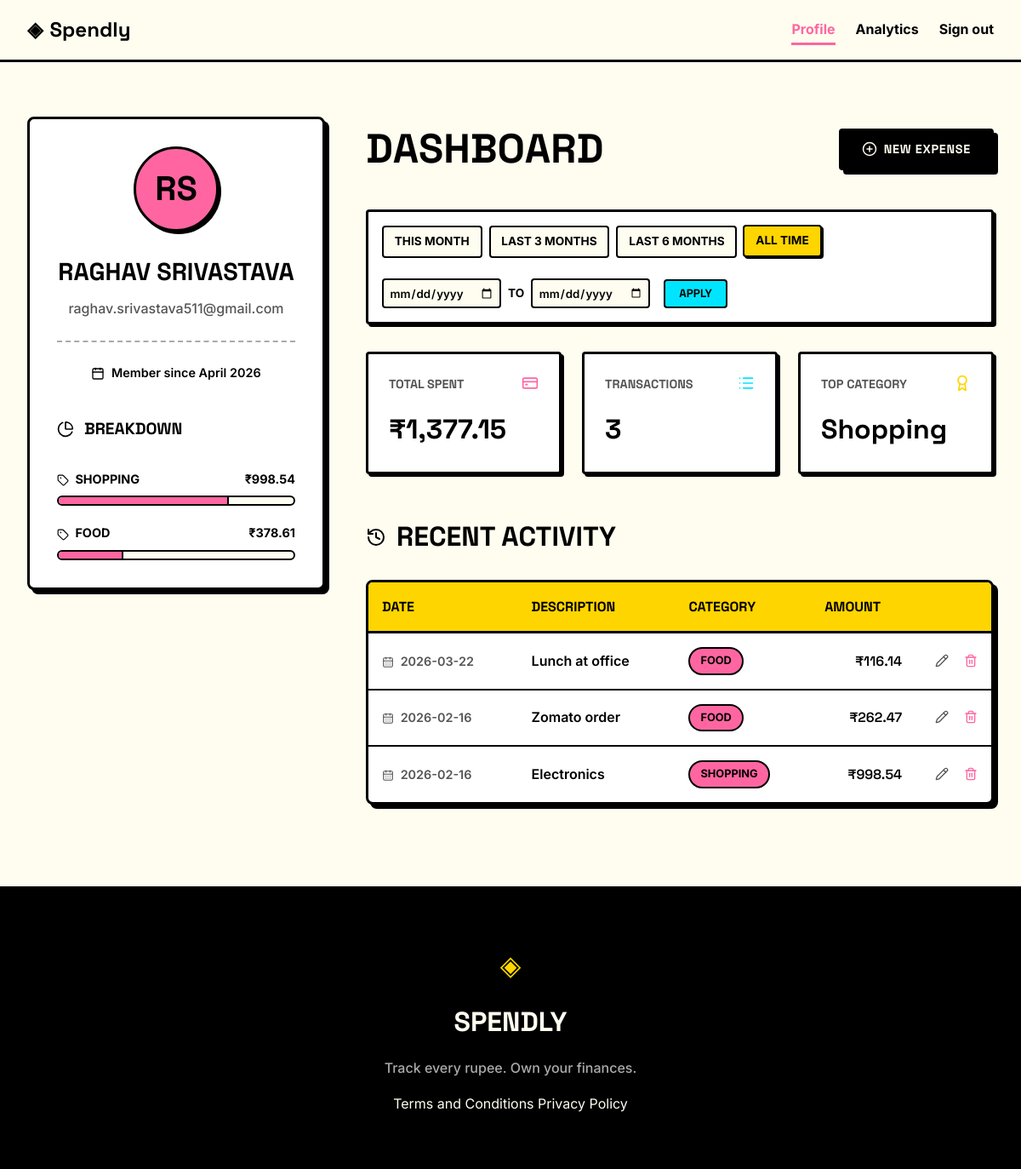
Before: /profile (signed in) with the older database file.
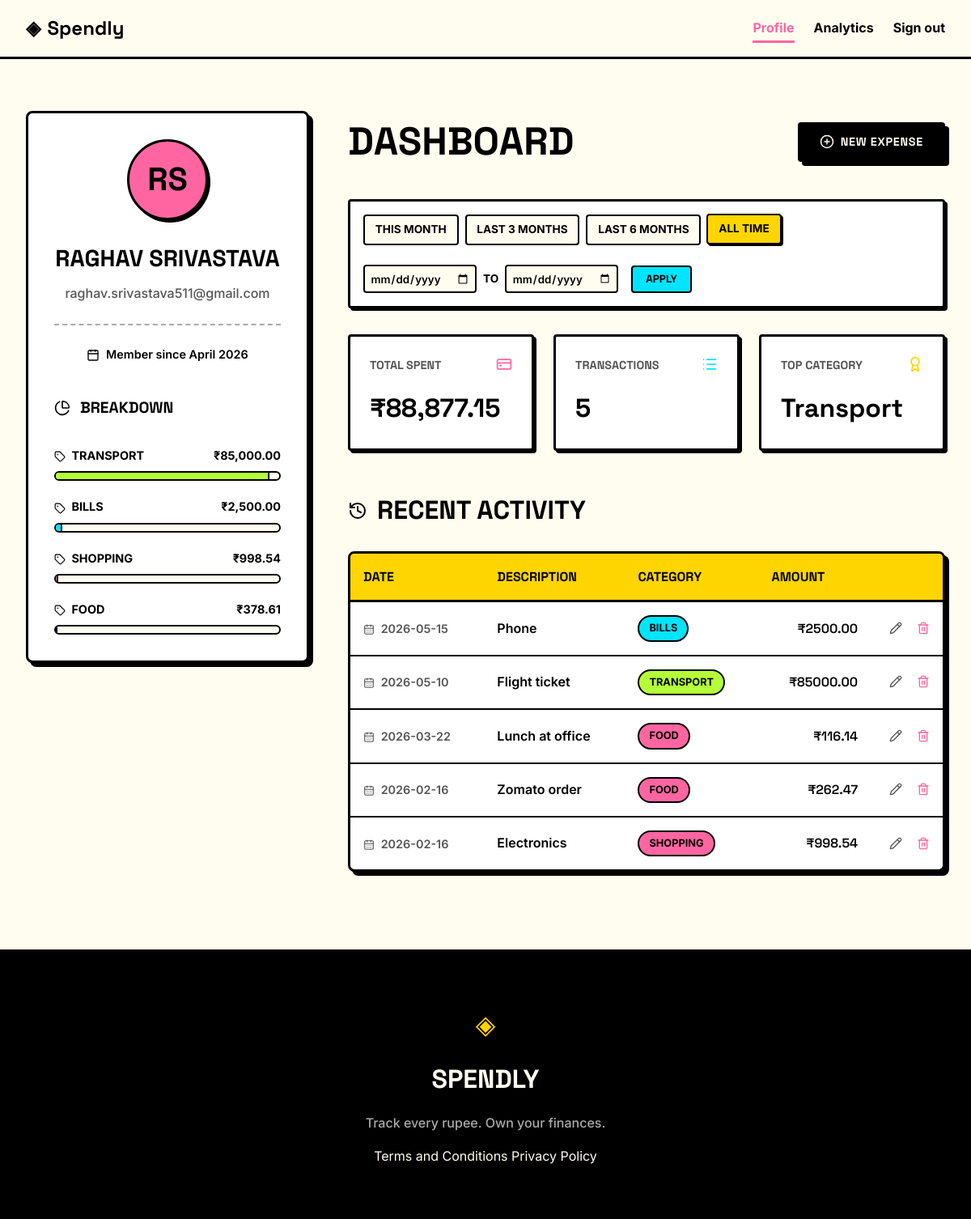
After: the same page with the newer database file.
### tables this page shows
CREATE TABLE expenses (
            id INTEGER PRIMARY KEY AUTOINCREMENT,
            user_id INTEGER NOT NULL,
            amount REAL NOT NULL,
            category TEXT NOT NULL,
            date TEXT NOT NULL,
            description TEXT,
            created_at TEXT DEFAULT CURRENT_TIMESTAMP,
            FOREIGN KEY (user_id) REFERENCES users (id)
        );

### app.py (the view, shortened to what this page needs)
@app.route("/profile")
def profile():
    if not g.user:
        return redirect(url_for("login"))
    date_from_raw = request.args.get("date_from")
    date_to_raw = request.args.get("date_to")
    date_from = None
    date_to = None
    today = datetime.now()
    this_month_start = today.replace(day=1).strftime("%Y-%m-%d")
    last_3_months_start = (today - timedelta(days=90)).strftime("%Y-%m-%d")
    last_6_months_start = (today - timedelta(days=180)).strftime("%Y-%m-%d")
    today_str = today.strftime("%Y-%m-%d")
    presets = {
        "this_month": {"from": this_month_start, "to": today_str},
        "last_3_months": {"from": last_3_months_start, "to": today_str},
        "last_6_months": {"from": last_6_months_start, "to": today_str},
    }
    created_at = datetime.strptime(g.user["created_at"], "%Y-%m-%d %H:%M:%S")
    member_since = created_at.strftime("%B %Y")
    name_parts = g.user["name"].split()
    initials = "".join([part[0].upper() for part in name_parts[:2]])
    user_data = {
        "name": g.user["name"],
        "email": g.user["email"],
        "initials": initials,
        "member_since": member_since,
    }
    stats_data = get_user_stats(g.user["id"], date_from, date_to)
    stats = {
        "total_spent": f"₹{stats_data['total_spent']:,.2f}",
        "transaction_count": stats_data["transaction_count"],
        "top_category": stats_data["top_category"],
    }
    db_transactions = get_recent_transactions(g.user["id"], date_from, date_to)
    transactions = [
        {
            "id": t["id"],
            "date": t["date"],
            "description": t["description"],
            "category": t["category"],
            "amount": f"₹{t['amount']:.2f}",
        }
        for t in db_transactions
    ]
    db_categories = get_category_breakdown(g.user["id"], date_from, date_to)
    total_spent_raw = stats_data["total_spent"]
    category_breakdown = []
    for cat in db_categories:
        percentage = (
            (cat["total"] / total_spent_raw * 100) if total_spent_raw > 0 else 0
        )
        category_breakdown.append(
            {
                "name": cat["category"],
                "total": f"₹{cat['total']:,.2f}",
                "percentage": percentage,
            }
        )
    return render_template(
        "profile.html",
        user=user_data,
        stats=stats,
        transactions=transactions,
        categories=category_breakdown,
        date_from=date_from,
        date_to=date_to,
        presets=presets,
    )

### app.py (called while the page is built)
@app.before_request
def load_logged_in_user():
    user_id = session.get("user_id")
    if user_id is None:
        g.user = None
    else:
        g.user = get_user_by_id(user_id)

### database/db.py (called while the page is built)
def get_db():
    db_path = current_app.config.get("DATABASE", DATABASE) if current_app else DATABASE
    conn = sqlite3.connect(db_path)
    conn.row_factory = sqlite3.Row
    conn.execute("PRAGMA foreign_keys = ON;")
    return conn

def get_user_by_id(user_id):
    conn = get_db()
    cursor = conn.cursor()
    cursor.execute("SELECT * FROM users WHERE id = ?", (user_id,))
    user = cursor.fetchone()
    conn.close()
    return user

def get_recent_transactions(user_id, date_from=None, date_to=None):
    conn = get_db()
    cursor = conn.cursor()
    query = "SELECT * FROM expenses WHERE user_id = ?"
    params = [user_id]
    if date_from and date_to:
        query += " AND date BETWEEN ? AND ?"
        params.extend([date_from, date_to])
    query += " ORDER BY date DESC, created_at DESC"
    cursor.execute(query, params)
    transactions = cursor.fetchall()
    conn.close()
    return transactions

### templates/profile.html (shortened to what the changed rows need)
{% extends "base.html" %}
{% block head %}
<link rel="stylesheet" href="{{ url_for('static', filename='css/profile.css') }}">
{% endblock %}
{% block content %}
<div class="profile-container">
    <aside class="profile-sidebar">
        <div class="user-card">
            <h1 class="user-name">{{ user.name }}</h1>
            <div class="category-breakdown">
                <h2 class="section-title" style="font-size: 1.2rem; margin-top: 2.5rem;">
                    <i data-lucide="pie-chart" style="width: 20px; height: 20px;"></i>
                    Breakdown
                </h2>
                <div class="category-list">
                    {% for cat in categories %}
                    <div class="category-item">
                        <div class="category-info">
                            <span>
                                <i data-lucide="tag" style="width: 14px; height: 14px; vertical-align: middle; margin-right: 4px;"></i>
                                {{ cat.name }}
                            </span>
                            <span>{{ cat.total }}</span>
                        </div>
                        <div class="category-progress">
                            <div class="category-fill fill-{{ cat.name|lower }}" style="width: {{ cat.percentage }}%;"></div>
                        </div>
                    </div>
                    {% endfor %}
                </div>
            </div>
        </div>
    </aside>
    <section class="profile-main">
        <div class="dashboard-header-row">
            <h1 class="auth-title">Dashboard</h1>
        </div>
        <div class="profile-stats">
            <div class="stat-card">
                <div style="display: flex; justify-content: space-between; align-items: flex-start; margin-bottom: 0.5rem;">
                    <span class="stat-label">Total Spent</span>
                    <i data-lucide="credit-card" style="color: var(--accent-pink); width: 20px; height: 20px;"></i>
                </div>
                <span class="stat-value">{{ stats.total_spent }}</span>
            </div>
            <div class="stat-card">
                <div style="display: flex; justify-content: space-between; align-items: flex-start; margin-bottom: 0.5rem;">
                    <span class="stat-label">Transactions</span>
                    <i data-lucide="list" style="color: var(--accent-cyan); width: 20px; height: 20px;"></i>
                </div>
                <span class="stat-value">{{ stats.transaction_count }}</span>
            </div>
            <div class="stat-card">
                <div style="display: flex; justify-content: space-between; align-items: flex-start; margin-bottom: 0.5rem;">
                    <span class="stat-label">Top Category</span>
                    <i data-lucide="award" style="color: var(--accent-yellow); width: 20px; height: 20px;"></i>
                </div>
                <span class="stat-value">{{ stats.top_category }}</span>
            </div>
        </div>
        <h2 class="section-title">
            <i data-lucide="history" style="width: 24px; height: 24px;"></i>
            Recent Activity
        </h2>
        <div class="table-container">
            <table class="tx-table">
                <thead>
                    <tr>
                        <th>Date</th>
                        <th>Description</th>
                        <th>Category</th>
                        <th class="amount-col">Amount</th>
                        <th style="width: 50px;"></th>
                    </tr>
                </thead>
                <tbody>
                    {% for tx in transactions %}
                    <tr>
                        <td style="color: var(--ink-muted); font-size: 0.9rem;">
                            <i data-lucide="calendar-days" style="width: 14px; height: 14px; vertical-align: middle; margin-right: 4px;"></i>
                            {{ tx.date }}
                        </td>
                        <td>{{ tx.description }}</td>
                        <td>
                            <span class="category-badge badge-{{ tx.category|lower|replace(' ', '-') }}">
                                {{ tx.category }}
                            </span>
                        </td>
                        <td class="amount-col">{{ tx.amount }}</td>
                        <td style="text-align: right; white-space: nowrap;">
                            <a href="{{ url_for('edit_expense', id=tx.id) }}" class="edit-link" title="Edit Expense" style="margin-right: 8px;">
                                <i data-lucide="pencil" style="width: 16px; height: 16px; color: var(--ink-muted);"></i>
                            </a>
                            <a href="{{ url_for('delete_expense_route', id=tx.id) }}" class="delete-link" title="Delete Expense">
                                <i data-lucide="trash-2" style="width: 16px; height: 16px; color: var(--accent-pink);"></i>
                            </a>
                        </td>
                    </tr>
                    {% endfor %}
                </tbody>
            </table>
        </div>
    </section>
</div>
{% endblock %}

Changed rows visible on the page:
added expenses: top_category "Transport", date "2026-05-10", description "Flight ticket", category "TRANSPORT", amount "₹85000.00"
added expenses: date "2026-05-15", description "Phone", category "BILLS", amount "₹2500.00"
Other visible differences:
{{ cat.percentage }}: 72.507715208946 → 1.1235058729943523 (drawn)
{{ cat.percentage }}: 27.49228479105399 → 0.42599250763553964 (drawn)
{{ stats.total_spent }}: "₹1,377.15" → "₹88,877.15"
{{ stats.transaction_count }}: "3" → "5"
{{ stats.top_category }}: "Shopping" → "Transport"
new list line: "TRANSPORT ₹85,000.00"
new list line: "BILLS ₹2,500.00"
